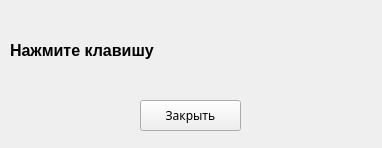
<?xml version="1.0" encoding="UTF-8"?>
<ui version="4.0">
 <class>KeyboardHook</class>
 <widget class="QWidget" name="KeyboardHook">
  <property name="geometry">
   <rect>
    <x>0</x>
    <y>0</y>
    <width>382</width>
    <height>148</height>
   </rect>
  </property>
  <property name="windowTitle">
   <string>Сканер клавиатуры</string>
  </property>
  <widget class="QLabel" name="label">
   <property name="geometry">
    <rect>
     <x>10</x>
     <y>10</y>
     <width>361</width>
     <height>81</height>
    </rect>
   </property>
   <property name="font">
    <font>
     <family>MS Shell Dlg 2</family>
     <pointsize>12</pointsize>
     <weight>75</weight>
     <bold>true</bold>
    </font>
   </property>
   <property name="text">
    <string>Нажмите клавишу</string>
   </property>
   <property name="alignment">
    <set>Qt::AlignLeading|Qt::AlignLeft|Qt::AlignVCenter</set>
   </property>
  </widget>
  <widget class="QPushButton" name="close_button">
   <property name="geometry">
    <rect>
     <x>140</x>
     <y>100</y>
     <width>101</width>
     <height>31</height>
    </rect>
   </property>
   <property name="font">
    <font>
     <family>ObelixPro</family>
    </font>
   </property>
   <property name="text">
    <string>Закрыть</string>
   </property>
  </widget>
 </widget>
 <resources/>
 <connections/>
</ui>
